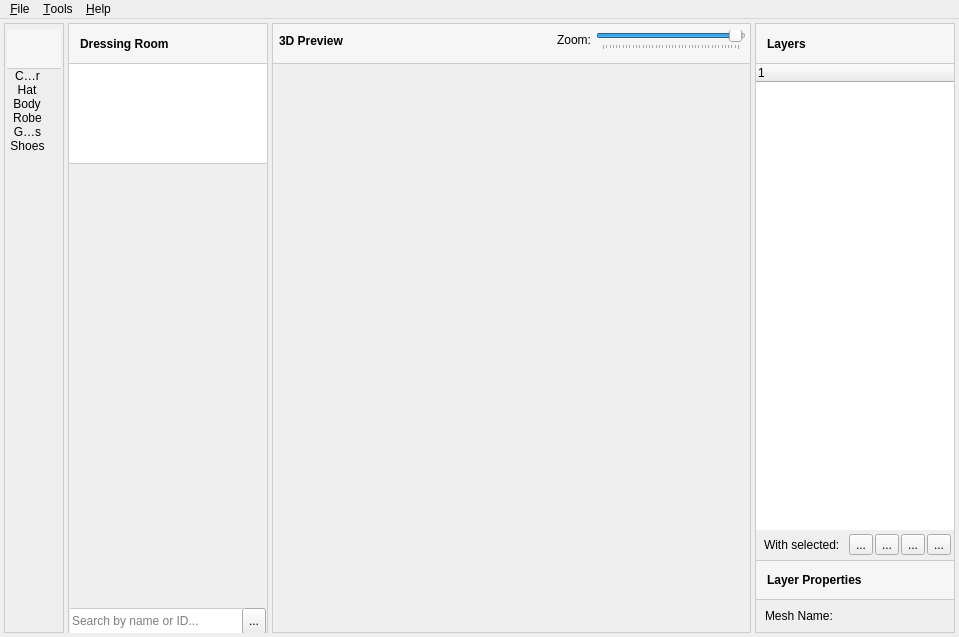
<?xml version="1.0" encoding="UTF-8"?>
<ui version="4.0">
 <class>MainWindow</class>
 <widget class="QMainWindow" name="MainWindow">
  <property name="geometry">
   <rect>
    <x>0</x>
    <y>0</y>
    <width>959</width>
    <height>637</height>
   </rect>
  </property>
  <property name="windowTitle">
   <string>MainWindow</string>
  </property>
  <widget class="QWidget" name="centralWidget">
   <layout class="QGridLayout" name="gridLayout">
    <property name="leftMargin">
     <number>4</number>
    </property>
    <property name="topMargin">
     <number>4</number>
    </property>
    <property name="rightMargin">
     <number>4</number>
    </property>
    <property name="bottomMargin">
     <number>4</number>
    </property>
    <property name="spacing">
     <number>4</number>
    </property>
    <item row="0" column="1">
     <widget class="QGroupBox" name="g_Col1">
      <property name="maximumSize">
       <size>
        <width>200</width>
        <height>16777215</height>
       </size>
      </property>
      <property name="styleSheet">
       <string notr="true">QGroupBox {
	border: 1px solid #CCCCCC;
	border-bottom: 0px;
}
</string>
      </property>
      <property name="title">
       <string/>
      </property>
      <layout class="QVBoxLayout" name="verticalLayout_2">
       <property name="spacing">
        <number>0</number>
       </property>
       <property name="leftMargin">
        <number>0</number>
       </property>
       <property name="topMargin">
        <number>0</number>
       </property>
       <property name="rightMargin">
        <number>0</number>
       </property>
       <property name="bottomMargin">
        <number>0</number>
       </property>
       <item>
        <widget class="QStackedWidget" name="t_categories">
         <property name="currentIndex">
          <number>0</number>
         </property>
         <widget class="QWidget" name="page">
          <layout class="QVBoxLayout" name="verticalLayout_4">
           <property name="spacing">
            <number>0</number>
           </property>
           <property name="leftMargin">
            <number>0</number>
           </property>
           <property name="topMargin">
            <number>0</number>
           </property>
           <property name="rightMargin">
            <number>0</number>
           </property>
           <property name="bottomMargin">
            <number>0</number>
           </property>
           <item>
            <widget class="QLabel" name="l_dressing_room">
             <property name="minimumSize">
              <size>
               <width>0</width>
               <height>40</height>
              </size>
             </property>
             <property name="maximumSize">
              <size>
               <width>16777215</width>
               <height>40</height>
              </size>
             </property>
             <property name="font">
              <font>
               <weight>75</weight>
               <bold>true</bold>
              </font>
             </property>
             <property name="styleSheet">
              <string notr="true">QLabel {
	background-color: #F6F6F6;
	border: 0px solid;
	border-bottom: 1px solid #CCCCCC;
	padding: 8px;
}</string>
             </property>
             <property name="text">
              <string>Dressing Room</string>
             </property>
            </widget>
           </item>
           <item>
            <widget class="QListWidget" name="listWidget">
             <property name="maximumSize">
              <size>
               <width>16777215</width>
               <height>100</height>
              </size>
             </property>
             <property name="styleSheet">
              <string notr="true">QListWidget {
	border: 0px solid #CCCCCC;
	border-bottom-width: 1px;
}</string>
             </property>
            </widget>
           </item>
           <item>
            <widget class="QLabel" name="label_4">
             <property name="text">
              <string/>
             </property>
            </widget>
           </item>
          </layout>
          <zorder>l_dressing_room</zorder>
          <zorder>l_dressing_room</zorder>
          <zorder>listWidget</zorder>
          <zorder>label_4</zorder>
         </widget>
         <widget class="QWidget" name="page_2"/>
        </widget>
       </item>
       <item>
        <widget class="QGroupBox" name="g_search">
         <property name="minimumSize">
          <size>
           <width>0</width>
           <height>0</height>
          </size>
         </property>
         <property name="maximumSize">
          <size>
           <width>16777215</width>
           <height>26</height>
          </size>
         </property>
         <property name="styleSheet">
          <string notr="true">QGroupBox#g_search {
	border: 0px solid;
}</string>
         </property>
         <property name="title">
          <string/>
         </property>
         <layout class="QHBoxLayout" name="horizontalLayout">
          <property name="spacing">
           <number>0</number>
          </property>
          <property name="leftMargin">
           <number>0</number>
          </property>
          <property name="topMargin">
           <number>0</number>
          </property>
          <property name="rightMargin">
           <number>0</number>
          </property>
          <property name="bottomMargin">
           <number>0</number>
          </property>
          <item>
           <widget class="QLineEdit" name="lineEdit">
            <property name="minimumSize">
             <size>
              <width>0</width>
              <height>26</height>
             </size>
            </property>
            <property name="maximumSize">
             <size>
              <width>16777215</width>
              <height>26</height>
             </size>
            </property>
            <property name="autoFillBackground">
             <bool>false</bool>
            </property>
            <property name="styleSheet">
             <string notr="true">QLineEdit {
	border: 1px solid #CCCCCC;
	border-right: 0px solid;
	border-left: 0px solid;
}</string>
            </property>
            <property name="placeholderText">
             <string>Search by name or ID...</string>
            </property>
           </widget>
          </item>
          <item>
           <widget class="QToolButton" name="b_search">
            <property name="minimumSize">
             <size>
              <width>0</width>
              <height>26</height>
             </size>
            </property>
            <property name="baseSize">
             <size>
              <width>0</width>
              <height>26</height>
             </size>
            </property>
            <property name="text">
             <string>...</string>
            </property>
            <property name="icon">
             <iconset resource="images.qrc">
              <normaloff>:/images/Images/search.png</normaloff>:/images/Images/search.png</iconset>
            </property>
            <property name="iconSize">
             <size>
              <width>20</width>
              <height>20</height>
             </size>
            </property>
            <property name="toolButtonStyle">
             <enum>Qt::ToolButtonIconOnly</enum>
            </property>
           </widget>
          </item>
         </layout>
        </widget>
       </item>
      </layout>
     </widget>
    </item>
    <item row="0" column="3">
     <widget class="QGroupBox" name="g_Col2">
      <property name="styleSheet">
       <string notr="true">QGroupBox {
	border: 1px solid #CCCCCC;
}
</string>
      </property>
      <property name="title">
       <string/>
      </property>
      <layout class="QVBoxLayout" name="verticalLayout">
       <property name="spacing">
        <number>0</number>
       </property>
       <property name="leftMargin">
        <number>0</number>
       </property>
       <property name="topMargin">
        <number>0</number>
       </property>
       <property name="rightMargin">
        <number>0</number>
       </property>
       <property name="bottomMargin">
        <number>0</number>
       </property>
       <item>
        <widget class="QGroupBox" name="g_3d_preview">
         <property name="minimumSize">
          <size>
           <width>0</width>
           <height>40</height>
          </size>
         </property>
         <property name="maximumSize">
          <size>
           <width>16777215</width>
           <height>40</height>
          </size>
         </property>
         <property name="styleSheet">
          <string notr="true">QGroupBox#g_3d_preview {
	background-color: #F6F6F6;
	border: 0px solid;
	border-bottom: 1px solid #CCCCCC;
	padding: 4px;
}</string>
         </property>
         <property name="title">
          <string/>
         </property>
         <layout class="QGridLayout" name="gridLayout_3">
          <property name="leftMargin">
           <number>0</number>
          </property>
          <property name="topMargin">
           <number>0</number>
          </property>
          <property name="rightMargin">
           <number>4</number>
          </property>
          <property name="horizontalSpacing">
           <number>2</number>
          </property>
          <property name="verticalSpacing">
           <number>0</number>
          </property>
          <item row="0" column="0">
           <widget class="QLabel" name="label">
            <property name="minimumSize">
             <size>
              <width>0</width>
              <height>31</height>
             </size>
            </property>
            <property name="font">
             <font>
              <weight>75</weight>
              <bold>true</bold>
             </font>
            </property>
            <property name="styleSheet">
             <string notr="true">QLabel {
	padding-left: 2px;
}</string>
            </property>
            <property name="text">
             <string>3D Preview</string>
            </property>
           </widget>
          </item>
          <item row="0" column="3">
           <widget class="QGroupBox" name="g_zoom">
            <property name="minimumSize">
             <size>
              <width>0</width>
              <height>31</height>
             </size>
            </property>
            <property name="maximumSize">
             <size>
              <width>150</width>
              <height>16777215</height>
             </size>
            </property>
            <property name="styleSheet">
             <string notr="true">QGroupBox {
	border: 0px solid;
}</string>
            </property>
            <property name="title">
             <string/>
            </property>
            <property name="alignment">
             <set>Qt::AlignLeading|Qt::AlignLeft|Qt::AlignVCenter</set>
            </property>
            <property name="flat">
             <bool>false</bool>
            </property>
            <property name="checkable">
             <bool>false</bool>
            </property>
            <layout class="QHBoxLayout" name="horizontalLayout_2">
             <property name="spacing">
              <number>0</number>
             </property>
             <property name="leftMargin">
              <number>0</number>
             </property>
             <property name="topMargin">
              <number>0</number>
             </property>
             <property name="rightMargin">
              <number>0</number>
             </property>
             <property name="bottomMargin">
              <number>20</number>
             </property>
             <item>
              <widget class="QSlider" name="s_zoom">
               <property name="minimumSize">
                <size>
                 <width>150</width>
                 <height>20</height>
                </size>
               </property>
               <property name="maximumSize">
                <size>
                 <width>150</width>
                 <height>0</height>
                </size>
               </property>
               <property name="styleSheet">
                <string notr="true">QSlider {
	margin: 0px;
}</string>
               </property>
               <property name="minimum">
                <number>-4000</number>
               </property>
               <property name="maximum">
                <number>100</number>
               </property>
               <property name="singleStep">
                <number>10</number>
               </property>
               <property name="pageStep">
                <number>100</number>
               </property>
               <property name="orientation">
                <enum>Qt::Horizontal</enum>
               </property>
               <property name="invertedAppearance">
                <bool>false</bool>
               </property>
               <property name="tickPosition">
                <enum>QSlider::TicksBelow</enum>
               </property>
               <property name="tickInterval">
                <number>100</number>
               </property>
              </widget>
             </item>
            </layout>
           </widget>
          </item>
          <item row="0" column="2">
           <widget class="QLabel" name="label_2">
            <property name="minimumSize">
             <size>
              <width>0</width>
              <height>30</height>
             </size>
            </property>
            <property name="maximumSize">
             <size>
              <width>36</width>
              <height>30</height>
             </size>
            </property>
            <property name="text">
             <string>Zoom:</string>
            </property>
           </widget>
          </item>
         </layout>
        </widget>
       </item>
       <item>
        <widget class="MabiMeGLWidget" name="glSurface" native="true">
         <property name="sizePolicy">
          <sizepolicy hsizetype="Preferred" vsizetype="Expanding">
           <horstretch>0</horstretch>
           <verstretch>1</verstretch>
          </sizepolicy>
         </property>
        </widget>
       </item>
      </layout>
     </widget>
    </item>
    <item row="0" column="4">
     <widget class="QGroupBox" name="g_Col3">
      <property name="maximumSize">
       <size>
        <width>200</width>
        <height>16777215</height>
       </size>
      </property>
      <property name="styleSheet">
       <string notr="true">QGroupBox {
	border: 1px solid #CCCCCC;
}</string>
      </property>
      <property name="title">
       <string/>
      </property>
      <layout class="QVBoxLayout" name="verticalLayout_3">
       <property name="spacing">
        <number>0</number>
       </property>
       <property name="leftMargin">
        <number>0</number>
       </property>
       <property name="topMargin">
        <number>0</number>
       </property>
       <property name="rightMargin">
        <number>0</number>
       </property>
       <property name="bottomMargin">
        <number>0</number>
       </property>
       <item>
        <widget class="QLabel" name="l_layers_header">
         <property name="minimumSize">
          <size>
           <width>0</width>
           <height>40</height>
          </size>
         </property>
         <property name="maximumSize">
          <size>
           <width>16777215</width>
           <height>40</height>
          </size>
         </property>
         <property name="font">
          <font>
           <weight>75</weight>
           <bold>true</bold>
          </font>
         </property>
         <property name="styleSheet">
          <string notr="true">QLabel {
	background-color: #F6F6F6;
	border: 0px solid;
	border-bottom: 1px solid #CCCCCC;
	padding: 8px;
}</string>
         </property>
         <property name="text">
          <string>Layers</string>
         </property>
        </widget>
       </item>
       <item>
        <widget class="QTreeWidget" name="l_layers">
         <property name="sizePolicy">
          <sizepolicy hsizetype="Expanding" vsizetype="Expanding">
           <horstretch>0</horstretch>
           <verstretch>1</verstretch>
          </sizepolicy>
         </property>
         <property name="styleSheet">
          <string notr="true">QTreeWidget::branch:has-children:!has-siblings:closed,QTreeWidget::branch:closed:has-children:has-siblings {
        border-image: none;
		height: 20px;
		width: 20px;
        image: url(Images/branch-closed.png);
}

QTreeWidget::branch:open:has-children:!has-siblings,QTreeWidget::branch:open:has-children:has-siblings  {
        border-image: none;
        image: url(Images/branch-open.png);
}</string>
         </property>
         <property name="frameShape">
          <enum>QFrame::NoFrame</enum>
         </property>
         <property name="editTriggers">
          <set>QAbstractItemView::NoEditTriggers</set>
         </property>
         <property name="showDropIndicator" stdset="0">
          <bool>false</bool>
         </property>
         <property name="defaultDropAction">
          <enum>Qt::TargetMoveAction</enum>
         </property>
         <property name="iconSize">
          <size>
           <width>16</width>
           <height>16</height>
          </size>
         </property>
         <property name="textElideMode">
          <enum>Qt::ElideLeft</enum>
         </property>
         <property name="indentation">
          <number>0</number>
         </property>
         <property name="rootIsDecorated">
          <bool>false</bool>
         </property>
         <property name="uniformRowHeights">
          <bool>false</bool>
         </property>
         <property name="sortingEnabled">
          <bool>false</bool>
         </property>
         <property name="animated">
          <bool>true</bool>
         </property>
         <property name="headerHidden">
          <bool>false</bool>
         </property>
         <column>
          <property name="text">
           <string notr="true">1</string>
          </property>
         </column>
        </widget>
       </item>
       <item>
        <widget class="QGroupBox" name="g_layer_buttons">
         <property name="minimumSize">
          <size>
           <width>0</width>
           <height>30</height>
          </size>
         </property>
         <property name="maximumSize">
          <size>
           <width>16777215</width>
           <height>30</height>
          </size>
         </property>
         <property name="styleSheet">
          <string notr="true">QGroupBox#g_layer_buttons {
	border: none;
}</string>
         </property>
         <property name="title">
          <string/>
         </property>
         <layout class="QGridLayout" name="gridLayout_2">
          <property name="leftMargin">
           <number>2</number>
          </property>
          <property name="topMargin">
           <number>2</number>
          </property>
          <property name="rightMargin">
           <number>2</number>
          </property>
          <property name="bottomMargin">
           <number>2</number>
          </property>
          <property name="horizontalSpacing">
           <number>2</number>
          </property>
          <property name="verticalSpacing">
           <number>9</number>
          </property>
          <item row="0" column="1">
           <widget class="QLabel" name="l_with_selected">
            <property name="styleSheet">
             <string notr="true">QLabel {
	padding-left: 2px;
}</string>
            </property>
            <property name="text">
             <string>With selected:</string>
            </property>
           </widget>
          </item>
          <item row="0" column="4">
           <widget class="QToolButton" name="b_move_layer_down">
            <property name="minimumSize">
             <size>
              <width>0</width>
              <height>0</height>
             </size>
            </property>
            <property name="maximumSize">
             <size>
              <width>16777215</width>
              <height>16777215</height>
             </size>
            </property>
            <property name="toolTip">
             <string>Move Layer Down</string>
            </property>
            <property name="text">
             <string>...</string>
            </property>
            <property name="icon">
             <iconset resource="images.qrc">
              <normaloff>:/images/Images/move-layer-down.png</normaloff>:/images/Images/move-layer-down.png</iconset>
            </property>
            <property name="iconSize">
             <size>
              <width>20</width>
              <height>20</height>
             </size>
            </property>
           </widget>
          </item>
          <item row="0" column="5">
           <widget class="QToolButton" name="b_duplicate_layer">
            <property name="toolTip">
             <string>Duplicate Layer</string>
            </property>
            <property name="text">
             <string>...</string>
            </property>
            <property name="icon">
             <iconset resource="images.qrc">
              <normaloff>:/images/Images/duplicate-layer.png</normaloff>:/images/Images/duplicate-layer.png</iconset>
            </property>
            <property name="iconSize">
             <size>
              <width>20</width>
              <height>20</height>
             </size>
            </property>
           </widget>
          </item>
          <item row="0" column="3">
           <widget class="QToolButton" name="b_move_layer_up">
            <property name="toolTip">
             <string>Move Layer Up</string>
            </property>
            <property name="text">
             <string>...</string>
            </property>
            <property name="icon">
             <iconset resource="images.qrc">
              <normaloff>:/images/Images/move-layer-up.png</normaloff>:/images/Images/move-layer-up.png</iconset>
            </property>
            <property name="iconSize">
             <size>
              <width>20</width>
              <height>20</height>
             </size>
            </property>
           </widget>
          </item>
          <item row="0" column="2">
           <widget class="QToolButton" name="b_new_layer">
            <property name="toolTip">
             <string>New Layer</string>
            </property>
            <property name="text">
             <string>...</string>
            </property>
            <property name="icon">
             <iconset resource="images.qrc">
              <normaloff>:/images/Images/new-layer.png</normaloff>:/images/Images/new-layer.png</iconset>
            </property>
            <property name="iconSize">
             <size>
              <width>20</width>
              <height>20</height>
             </size>
            </property>
           </widget>
          </item>
         </layout>
        </widget>
       </item>
       <item>
        <widget class="QLabel" name="l_layer_properties">
         <property name="minimumSize">
          <size>
           <width>0</width>
           <height>40</height>
          </size>
         </property>
         <property name="maximumSize">
          <size>
           <width>16777215</width>
           <height>40</height>
          </size>
         </property>
         <property name="font">
          <font>
           <weight>75</weight>
           <bold>true</bold>
          </font>
         </property>
         <property name="styleSheet">
          <string notr="true">QLabel {
	background-color: #F6F6F6;
	border: 0px solid;
	border-bottom: 1px solid #CCCCCC;
	border-top: 1px solid #CCCCCC;
	padding: 8px;
}</string>
         </property>
         <property name="text">
          <string>Layer Properties</string>
         </property>
        </widget>
       </item>
       <item>
        <layout class="QFormLayout" name="formLayout">
         <property name="horizontalSpacing">
          <number>9</number>
         </property>
         <property name="verticalSpacing">
          <number>9</number>
         </property>
         <property name="leftMargin">
          <number>9</number>
         </property>
         <property name="topMargin">
          <number>9</number>
         </property>
         <property name="rightMargin">
          <number>9</number>
         </property>
         <property name="bottomMargin">
          <number>9</number>
         </property>
         <item row="0" column="0">
          <widget class="QLabel" name="label_6">
           <property name="text">
            <string>Mesh Name:</string>
           </property>
          </widget>
         </item>
        </layout>
       </item>
      </layout>
     </widget>
    </item>
    <item row="0" column="0">
     <widget class="QGroupBox" name="g_categories">
      <property name="minimumSize">
       <size>
        <width>40</width>
        <height>0</height>
       </size>
      </property>
      <property name="maximumSize">
       <size>
        <width>60</width>
        <height>16777215</height>
       </size>
      </property>
      <property name="styleSheet">
       <string notr="true">QGroupBox#g_categories {
	border: 1px solid #CCCCCC;
}</string>
      </property>
      <property name="title">
       <string/>
      </property>
      <layout class="QVBoxLayout" name="verticalLayout_5">
       <property name="spacing">
        <number>0</number>
       </property>
       <property name="leftMargin">
        <number>0</number>
       </property>
       <property name="topMargin">
        <number>0</number>
       </property>
       <property name="rightMargin">
        <number>0</number>
       </property>
       <property name="bottomMargin">
        <number>0</number>
       </property>
       <item>
        <widget class="QLabel" name="label_3">
         <property name="minimumSize">
          <size>
           <width>0</width>
           <height>40</height>
          </size>
         </property>
         <property name="maximumSize">
          <size>
           <width>16777215</width>
           <height>40</height>
          </size>
         </property>
         <property name="font">
          <font>
           <weight>75</weight>
           <bold>true</bold>
          </font>
         </property>
         <property name="styleSheet">
          <string notr="true">QLabel {
	background-color: #F6F6F6;
	border: 0px solid;
	border-bottom: 1px solid #CCCCCC;
	padding: 8px;
}</string>
         </property>
         <property name="text">
          <string/>
         </property>
        </widget>
       </item>
       <item>
        <widget class="QListWidget" name="l_category">
         <property name="styleSheet">
          <string notr="true">QListWidget {
	border: 0px;
	background-color: #EEEEEE;
}</string>
         </property>
         <property name="frameShadow">
          <enum>QFrame::Plain</enum>
         </property>
         <property name="sizeAdjustPolicy">
          <enum>QAbstractScrollArea::AdjustIgnored</enum>
         </property>
         <property name="editTriggers">
          <set>QAbstractItemView::NoEditTriggers</set>
         </property>
         <property name="showDropIndicator" stdset="0">
          <bool>false</bool>
         </property>
         <property name="iconSize">
          <size>
           <width>60</width>
           <height>60</height>
          </size>
         </property>
         <property name="textElideMode">
          <enum>Qt::ElideMiddle</enum>
         </property>
         <property name="movement">
          <enum>QListView::Static</enum>
         </property>
         <property name="flow">
          <enum>QListView::TopToBottom</enum>
         </property>
         <property name="isWrapping" stdset="0">
          <bool>true</bool>
         </property>
         <property name="resizeMode">
          <enum>QListView::Adjust</enum>
         </property>
         <property name="layoutMode">
          <enum>QListView::SinglePass</enum>
         </property>
         <property name="spacing">
          <number>0</number>
         </property>
         <property name="viewMode">
          <enum>QListView::IconMode</enum>
         </property>
         <property name="uniformItemSizes">
          <bool>true</bool>
         </property>
         <item>
          <property name="text">
           <string>Character</string>
          </property>
          <property name="icon">
           <iconset resource="images.qrc">
            <normaloff>:/images/Images/cog.png</normaloff>:/images/Images/cog.png</iconset>
          </property>
         </item>
         <item>
          <property name="text">
           <string>Hat</string>
          </property>
          <property name="icon">
           <iconset resource="images.qrc">
            <normaloff>:/images/Images/cog.png</normaloff>:/images/Images/cog.png</iconset>
          </property>
         </item>
         <item>
          <property name="text">
           <string>Body</string>
          </property>
         </item>
         <item>
          <property name="text">
           <string>Robe</string>
          </property>
         </item>
         <item>
          <property name="text">
           <string>Gloves</string>
          </property>
         </item>
         <item>
          <property name="text">
           <string>Shoes</string>
          </property>
         </item>
        </widget>
       </item>
      </layout>
     </widget>
    </item>
   </layout>
  </widget>
  <widget class="QMenuBar" name="menuBar">
   <property name="geometry">
    <rect>
     <x>0</x>
     <y>0</y>
     <width>959</width>
     <height>21</height>
    </rect>
   </property>
   <widget class="QMenu" name="menu_File">
    <property name="title">
     <string>&amp;File</string>
    </property>
    <addaction name="action_New"/>
    <addaction name="action_Load_Workspace"/>
    <addaction name="action_Save_Workspace"/>
    <addaction name="action_Save_As"/>
    <addaction name="action_Exit_MabiMe"/>
   </widget>
   <widget class="QMenu" name="menu_Tools">
    <property name="title">
     <string>&amp;Tools</string>
    </property>
    <addaction name="action_Options"/>
   </widget>
   <widget class="QMenu" name="menu_help">
    <property name="title">
     <string>&amp;Help</string>
    </property>
    <addaction name="action_About_MabiMe"/>
   </widget>
   <addaction name="menu_File"/>
   <addaction name="menu_Tools"/>
   <addaction name="menu_help"/>
  </widget>
  <action name="action_New">
   <property name="text">
    <string>&amp;New Workspace</string>
   </property>
   <property name="shortcut">
    <string>Ctrl+N</string>
   </property>
  </action>
  <action name="action_Load_Workspace">
   <property name="text">
    <string>&amp;Load Workspace</string>
   </property>
   <property name="shortcut">
    <string>Ctrl+O</string>
   </property>
  </action>
  <action name="action_Save_Workspace">
   <property name="text">
    <string>&amp;Save Workspace</string>
   </property>
   <property name="shortcut">
    <string>Ctrl+S</string>
   </property>
  </action>
  <action name="action_Save_As">
   <property name="text">
    <string>&amp;Save As...</string>
   </property>
  </action>
  <action name="action_Exit_MabiMe">
   <property name="text">
    <string>&amp;Exit MabiMe</string>
   </property>
   <property name="shortcut">
    <string>Alt+F4</string>
   </property>
  </action>
  <action name="action_Options">
   <property name="text">
    <string>&amp;Options</string>
   </property>
   <property name="shortcut">
    <string>F1</string>
   </property>
  </action>
  <action name="action_About_MabiMe">
   <property name="text">
    <string>&amp;About MabiMe</string>
   </property>
  </action>
 </widget>
 <layoutdefault spacing="6" margin="11"/>
 <customwidgets>
  <customwidget>
   <class>MabiMeGLWidget</class>
   <extends>QWidget</extends>
   <header>mabimeglwidget.h</header>
   <container>1</container>
  </customwidget>
 </customwidgets>
 <resources>
  <include location="images.qrc"/>
 </resources>
 <connections/>
</ui>
